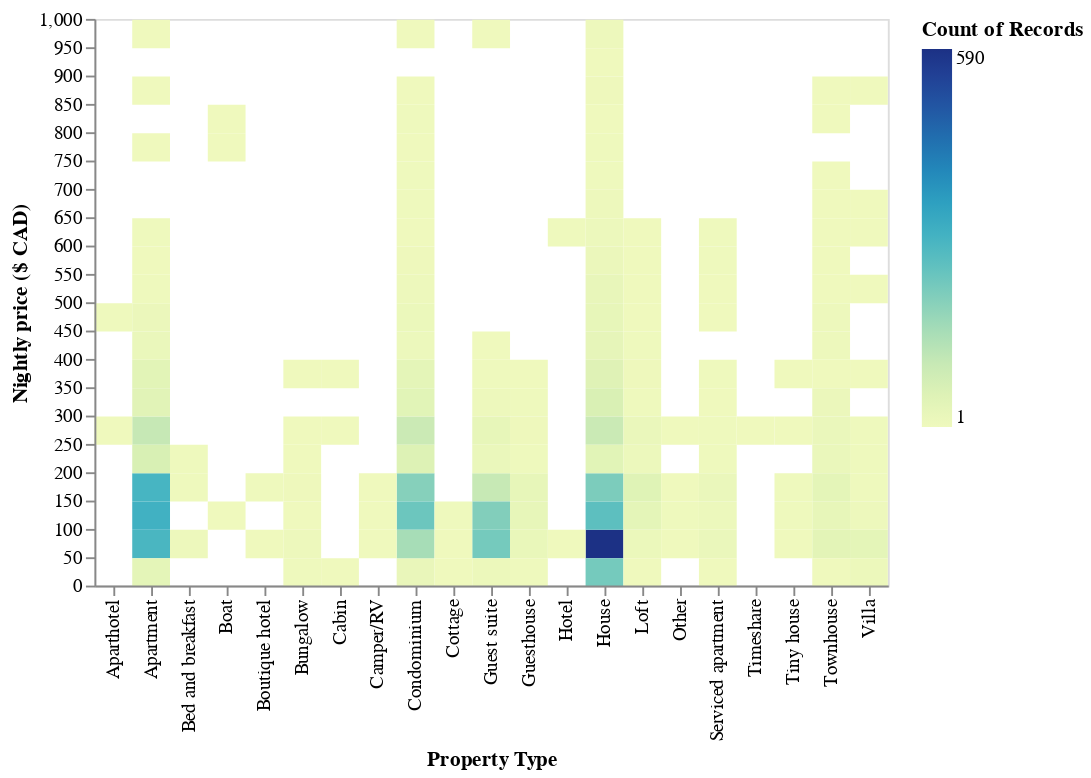

Notebook source saved alongside this figure:
### Markdown cell above
To understand the relationship between nightly price and property type, we analyze the distribution of the number of properties by property type and price point.

### Code cell
alt.Chart(price_data_labels).mark_rect().encode(
    alt.X('property_type:N', title="Property Type"),
    alt.Y('price:Q', bin=alt.Bin(extent=[0, 1000], step=50), title="Nightly price ($ CAD)"),
    alt.Color('count()')
)

### Figure 1 — Vega-Lite specification as saved in the notebook (floating-point values rounded to 4 significant figures; data arrays with more than 128 entries replaced by an {"elided": "..."} marker saying what was removed)
{"config": {"view": {"continuousWidth": 400, "continuousHeight": 300}}, "data": {"name": "data-4319bfc56dc2e6006c5150adc0c73b8d"}, "mark": "rect", "encoding": {"color": {"type": "quantitative", "aggregate": "count"}, "x": {"type": "nominal", "field": "property_type", "title": "Property Type"}, "y": {"type": "quantitative", "bin": {"extent": [0, 1000], "step": 50}, "field": "price", "title": "Nightly price ($ CAD)"}}, "$schema": "https://vega.github.io/schema/vega-lite/v4.0.2.json", "datasets": {"data-4319bfc56dc2e6006c5150adc0c73b8d": {"elided": "4944 records"}}}
